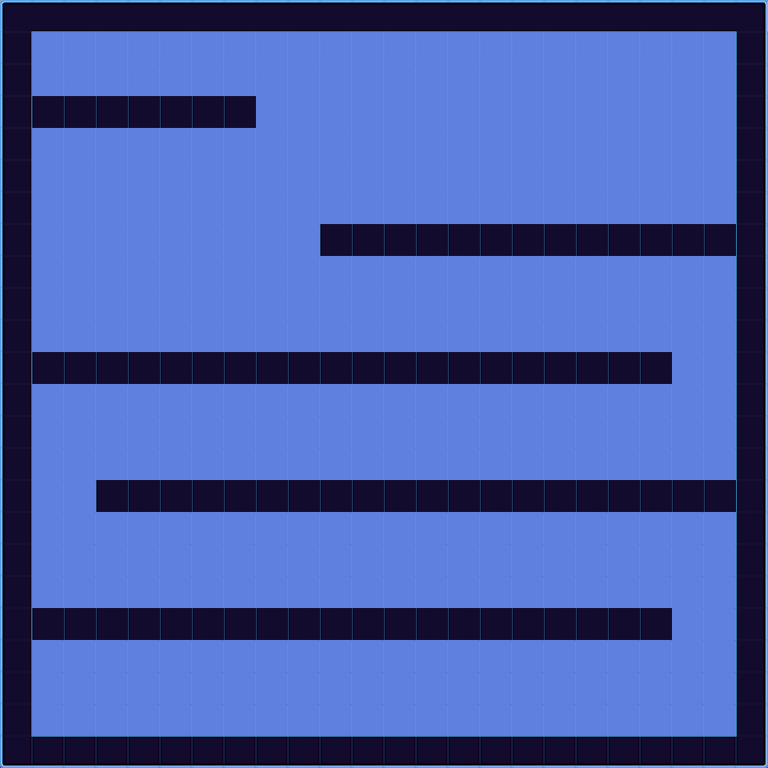

Tiled map render using the project's own tile images. Description and the map definition, with tile-layer contents summarised, below:
An orthogonal 24x24 tile map with 32x32 px tiles, 1 tile layer (ForegroundPlatformLayer), 1 image layer.

<map version="1.0" orientation="orthogonal" renderorder="right-down" width="24" height="24" tilewidth="32" tileheight="32" nextobjectid="1">
 <tileset firstgid="1" name="lvTiles2" tilewidth="32" tileheight="32">
  <image source="lvTiles2.png" width="320" height="32" />
 </tileset>
 <imagelayer name="BackgroundImageLayer" x="5" y="-5">
  <image source="bgim.png" />
  <properties>
   <property name="collidable" value="false" />
   <property name="imageheight" value="960" />
   <property name="imagewidth" value="960" />
  </properties>
 </imagelayer>
 <layer name="ForegroundPlatformLayer" width="24" height="24">
  <properties>
   <property name="collidable" value="true" />
  </properties>
  <data>[576 cells, 576 non-empty, 10 distinct tile ids]</data>
 </layer>
</map>
